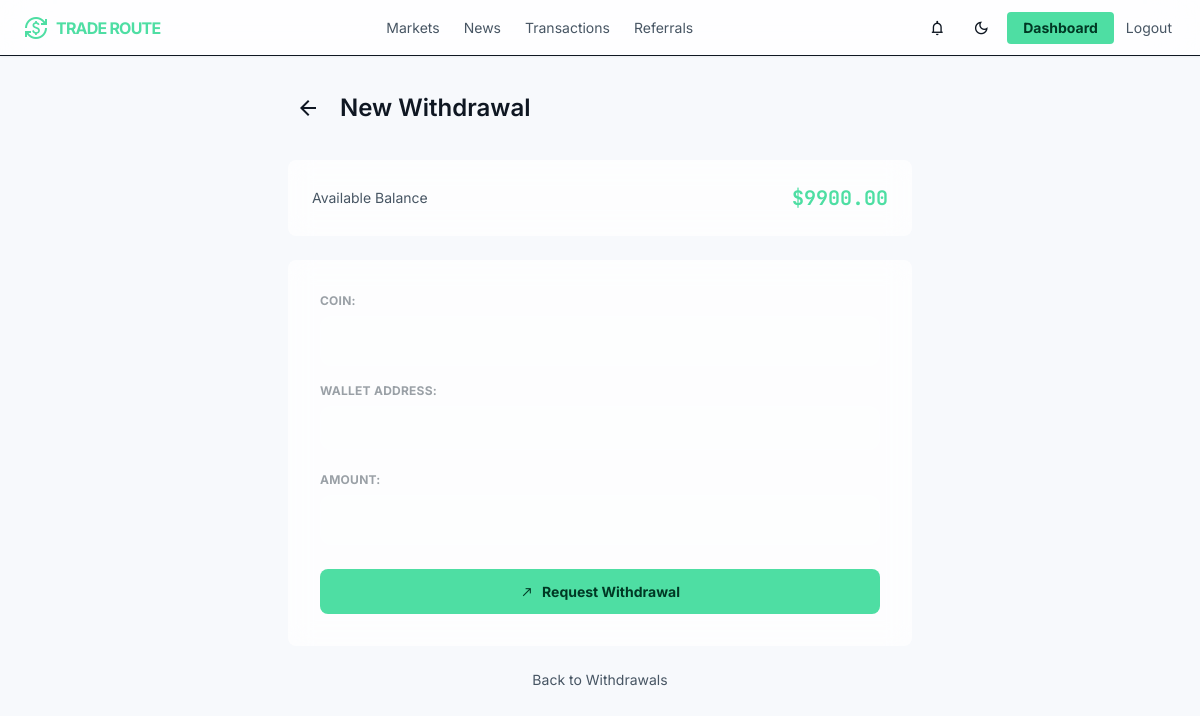
The app's page /withdrawals/new/ (signed in), older data.
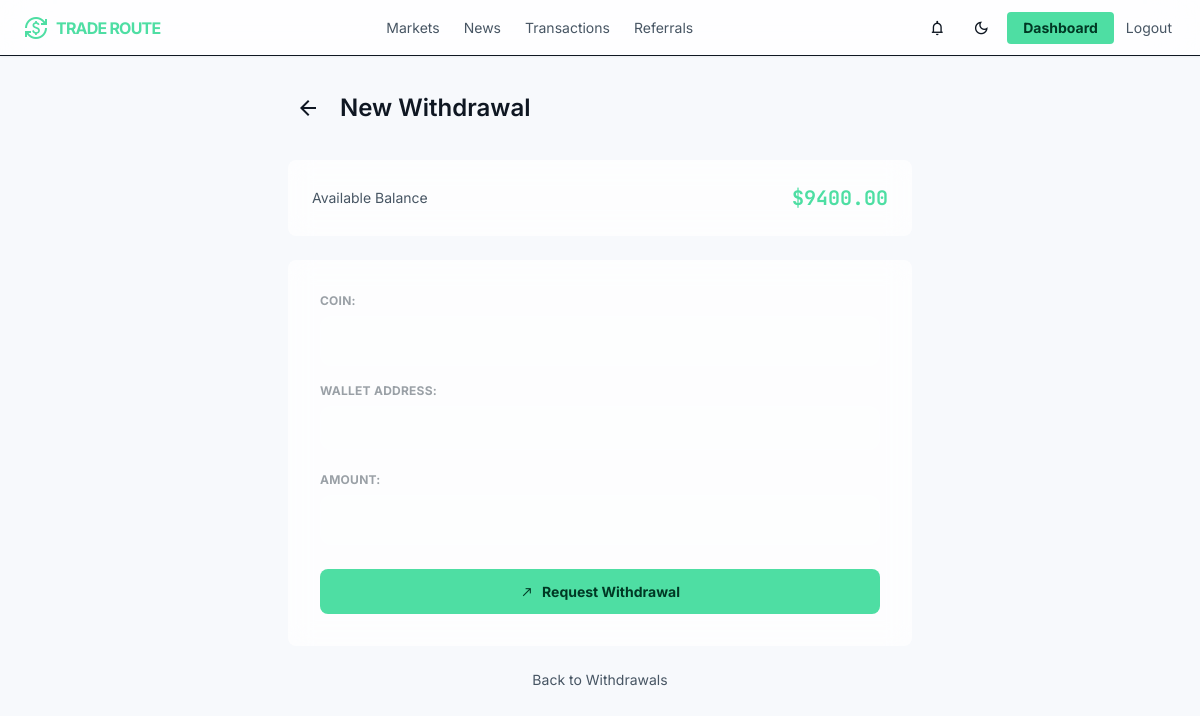
The same page, newer data.
### core/models.py (models this page shows, shortened)
class User(AbstractUser):
    id = models.UUIDField(primary_key=True, default=uuid.uuid4, editable=False)
    phone = models.CharField(max_length=20, blank=True)
    country = models.CharField(max_length=100, blank=True)
    referral_code = models.CharField(max_length=20, unique=True)
    referred_by = models.ForeignKey(
        'self',
        on_delete=models.SET_NULL,
        null=True,
        blank=True,
        related_name='referrals'
    )
    balance = models.DecimalField(max_digits=20, decimal_places=2, default=0)
    investment_balance = models.DecimalField(max_digits=20, decimal_places=2, default=0)
    profit_balance = models.DecimalField(max_digits=20, decimal_places=2, default=0)
    referral_balance = models.DecimalField(max_digits=20, decimal_places=2, default=0)
    email_verified = models.BooleanField(default=False)
    phone_verified = models.BooleanField(default=False)
    kyc_verified = models.BooleanField(default=False)
    two_factor_enabled = models.BooleanField(default=False)
    is_admin_user = models.BooleanField(default=False)
    created_at = models.DateTimeField(auto_now_add=True)

### core/views.py (the view)
# urls.py: path("withdrawals/new/", views.withdrawal_create_view, name="withdrawal_create"),
@login_required
def withdrawal_create_view(request):
    settings_obj = SiteSetting.objects.first()
    if request.method == "POST":
        form = WithdrawalForm(request.POST, user=request.user)
        if form.is_valid():
            amount = form.cleaned_data["amount"]
            if settings_obj and amount < settings_obj.minimum_withdrawal:
                messages.error(
                    request,
                    f"Minimum withdrawal is {settings_obj.minimum_withdrawal}."
                )
            else:
                withdrawal = form.save(commit=False)
                withdrawal.user = request.user
                withdrawal.save()
                request.user.balance -= amount
                request.user.save(update_fields=["balance"])
                log_transaction(request.user, "withdrawal", amount,
                                 "Withdrawal request submitted")
                messages.success(request, "Withdrawal request submitted.")
                return redirect("core:withdrawal_list")
    else:
        form = WithdrawalForm(user=request.user)
    return render(request, "core/withdrawal_create.html", {"form": form})

### core/forms.py (shortened to what this page needs)
class WithdrawalForm(forms.ModelForm):
    class Meta:
        model = Withdrawal
        fields = ["coin", "wallet_address", "amount"]
        widgets = {
            "amount": forms.NumberInput(attrs={"step": "0.01", "min": "0"}),
        }
    def __init__(self, *args, **kwargs):
        self.user = kwargs.pop("user", None)
        super().__init__(*args, **kwargs)

### core/context_processors.py (called while the page is built)
def site_settings(request):
    return {"site_settings": SiteSetting.objects.first()}

def notifications_badge(request):
    if request.user.is_authenticated:
        count = Notification.objects.filter(user=request.user, is_read=False).count()
    else:
        count = 0
    return {"unread_notifications_count": count}

### core/templates/core/withdrawal_create.html (shortened to what this page needs)
{% extends "core/base.html" %}
{% block content %}
<div class="max-w-2xl mx-auto px-container-padding py-stack-lg">
    <div class="flex items-center gap-3 mb-8">
        <a href="{% url 'core:withdrawal_list' %}" class="w-10 h-10 rounded-lg edge-bg-5 flex items-center justify-center">
            <span class="material-symbols-outlined text-on-surface">arrow_back</span>
        </a>
        <h1 class="font-display-lg text-headline-md">New Withdrawal</h1>
    </div>
    <div class="glass-panel p-6 rounded-xl mb-6 flex items-center justify-between">
        <span class="text-on-surface-variant text-sm">Available Balance</span>
        <span class="font-data-lg text-xl font-bold text-primary">${{ user.balance }}</span>
    </div>
    <div class="glass-panel p-6 md:p-8 rounded-xl">
        <form method="post" class="styled-form">
            {{ form.as_p }}
            <button type="submit" class="btn-primary w-full mt-2">
                <span class="material-symbols-outlined text-sm">north_east</span>
                Request Withdrawal
            </button>
        </form>
    </div>
    <a href="{% url 'core:withdrawal_list' %}" class="block text-center text-on-surface-variant text-sm mt-6 hover:text-primary transition-colors">
        Back to Withdrawals
    </a>
</div>
{% endblock %}

Row changes from the older to the newer data that the page shows:
changed User: balance "9900.00" → "9400.00"
